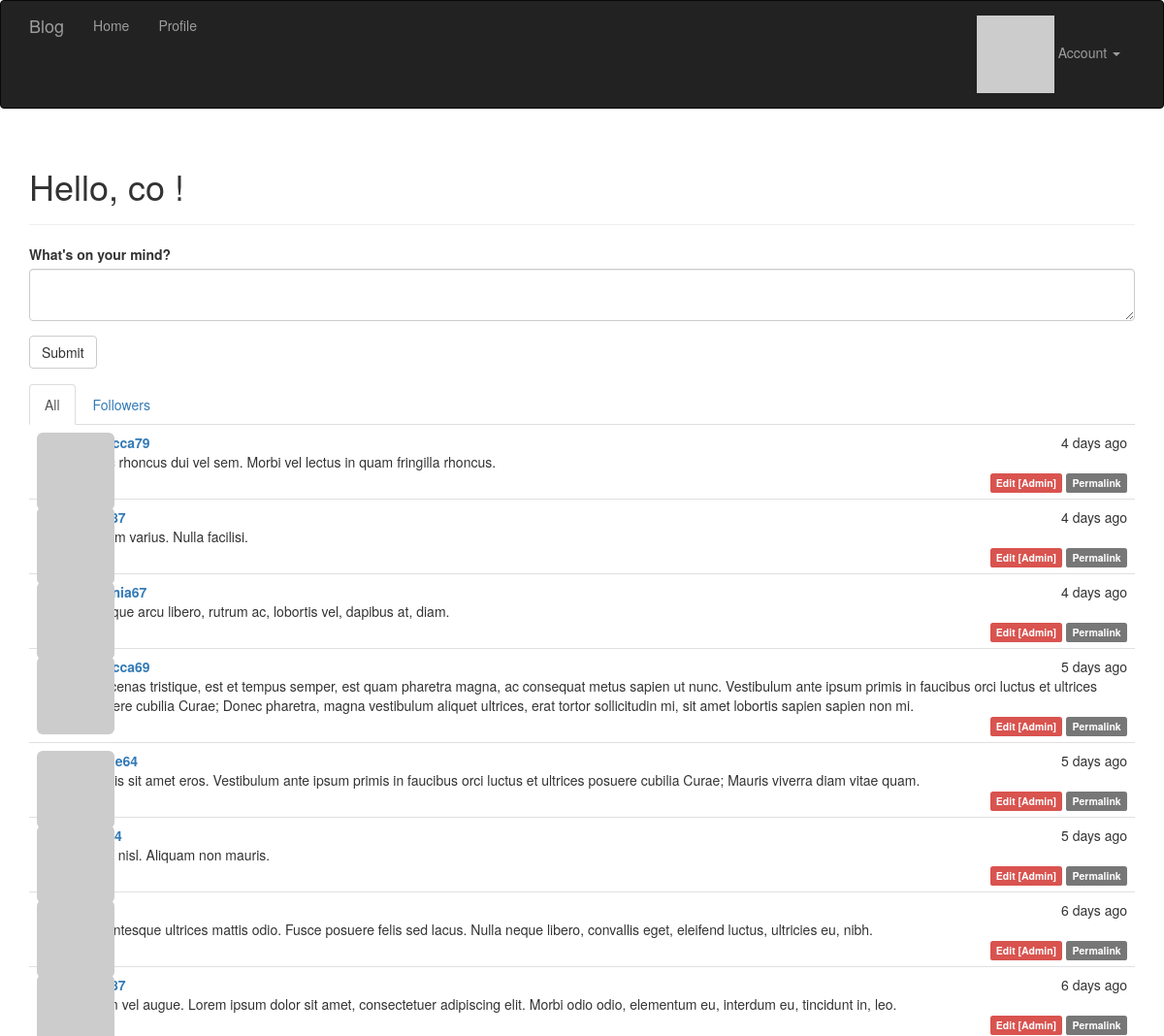
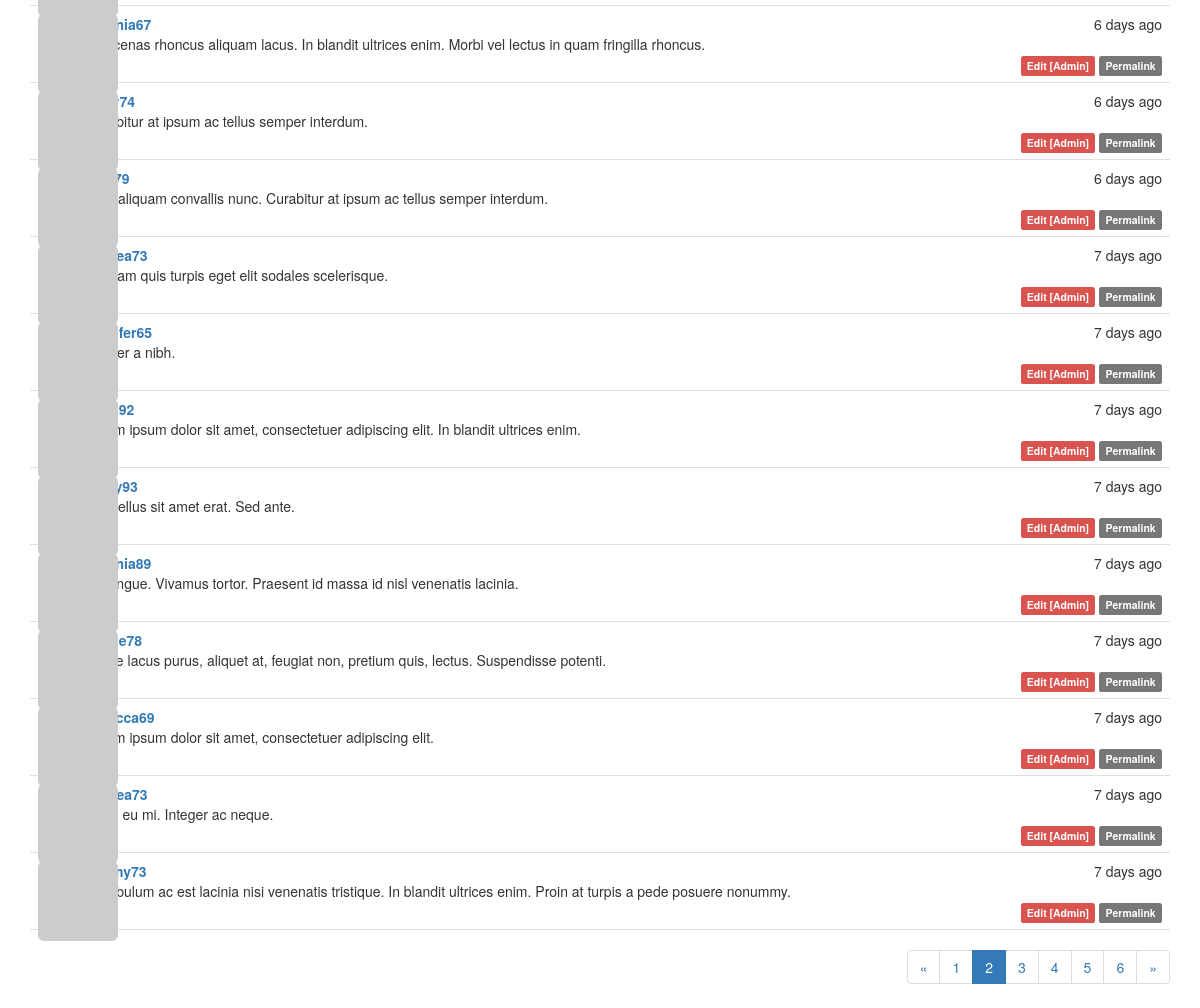
The app's page /?page=2 (signed in) with its own data (2 pictures, top to bottom).
### app/models.py (models this page shows, shortened)
class User(UserMixin, db.Model):
	__tablename__ = 'users'
	id = db.Column(db.Integer, primary_key=True)
	email = db.Column(db.String(64), unique=True, index=True)
	username = db.Column(db.String(64), unique=True, index=True)
	password_hash = db.Column(db.String(128))
	role_id = db.Column(db.Integer, db.ForeignKey('roles.id'))
	confirmed = db.Column(db.Boolean, default=False)
	name = db.Column(db.String(64))
	location = db.Column(db.String(64))
	about_me = db.Column(db.Text())
	member_since = db.Column(db.DateTime(), default=datetime.utcnow)
	last_seen = db.Column(db.DateTime(), default=datetime.utcnow)
	posts = db.relationship('Post', backref='author', lazy='dynamic')
	followed = db.relationship('Follow',foreign_keys=[Follow.follower_id],
			backref=db.backref('follower',lazy='joined'),
			lazy='dynamic',cascade='all, delete-orphan')
	followers = db.relationship('Follow', foreign_keys=[Follow.followed_id],
			backref=db.backref('followed',lazy='joined'),
			lazy='dynamic',cascade='all, delete-orphan')
	@property
	def password(self):
		raise AttributeError('password is not a readable attribute')
	@login_manager.user_loader #这个是登录模块的东西
	def load_user(user_id):
		return User.query.get(int(user_id)) #返回当前user对象，作为current_user
	def can(self, permissions):
		return self.role is not None and \
			(self.role.permissions & permissions) == permissions #权限判断巧妙
	def is_administrator(self):
		return self.can(Permission.ADMINISTER)
	def ping(self):
		self.last_seen = datetime.utcnow()
		db.session.add(self)
	def gravatar(self,size=100,default='identicon', rating='g'):
		if request.is_secure:
			url = 'https://secure.gravatar.com/avatar'
		else:
			url = 'http://gravatar.com/avatar'
		hash = hashlib.md5(self.email.encode('utf-8')).hexdigest()
		return '{url}/{hash}?s={size}&d={default}&r={rating}'.format(
			url=url,hash=hash,size=size,default=default,rating=rating)

class Post(db.Model):
	__tablename__='posts'
	id = db.Column(db.Integer, primary_key=True)
	body = db.Column(db.Text)
	body_html = db.Column(db.Text)
	timestamp = db.Column(db.DateTime, index=True, default=datetime.utcnow)
	author_id = db.Column(db.Integer, db.ForeignKey('users.id'))

### app/main/views.py (the view)
@main.route("/", methods=['GET','POST'])
def index():
	form = PostForm()
	if current_user.can(Permission.WRITE_ARTICLES) and \
			form.validate_on_submit():
		post = Post(body=form.body.data, author=current_user._get_current_object())
		db.session.add(post)
		return redirect(url_for('.index'))
	page = request.args.get('page',1,type=int)
	show_followed = False
	if current_user.is_authenticated:
		show_followed=bool(request.cookies.get('show_followed',''))
	if show_followed:
		query = current_user.followed_posts
	else:
		query = Post.query
	pagination = query.order_by(Post.timestamp.desc()).paginate(
			page, per_page=current_app.config['POSTS_PER_PAGE'], error_out=False)
	posts = pagination.items
	return render_template('index.html',form=form,posts=posts, pagination=pagination, show_followed=show_followed)

### app/main/forms.py
class PostForm(FlaskForm):
	body = PageDownField("What's on your mind?", validators=[Required()])
	submit = SubmitField('Submit')

### app/auth/views.py (called while the page is built)
@auth.before_app_request #在全局的所有request之前，判断如果1.用户登录2.且未确认3.且请求的端点不在auth蓝本中,则强制跳转到unconfirm界面
def before_request():
	if current_user.is_authenticated:
		current_user.ping()
		if not current_user.confirmed \
			and request.endpoint \
			and request.endpoint[:5]!= 'auth.'\
			and request.endpoint != 'static':
			return redirect(url_for('auth.unconfirmed'))

### app/main/__init__.py (called while the page is built)
@main.app_context_processor #Permission类加入全局上下文卡，在所有模板中都可以全局访问
def inject_perssions():
	return dict(Permission=Permission)

### app/templates/index.html (shortened to what this page needs)
{% extends "base.html" %}
{% import "bootstrap/wtf.html" as wtf %}
{% import "_macros.html" as macros %}
{% block page_content %}
<div class="page-header">
	<h1>Hello,
		{% if current_user.is_authenticated %}
			{{ current_user.username }}
		{% else %}
			Stranger
		{% endif %}!
	</h1>
</div>
<div>
	{% if current_user.can(Permission.WRITE_ARTICLES) %}
	{{wtf.quick_form(form)}}
	{% endif %}
</div>
<div class="post-tabs">
	<ul class="nav nav-tabs">
		<li {% if not show_followed %} class="active"{% endif %}>
			<a href="{{url_for('.show_all')}}">All</a>
		</li>
		{% if current_user.is_authenticated %}
		<li {% if show_followed %} class="active"{% endif %}>
			<a href="{{url_for('.show_followed')}}">Followers</a>
		</li>
		{% endif %}
	</ul>
	{% include "_posts.html" %}
</div>
{% if pagination %}
<div class="pagination">
	{{ macros.pagination_widget(pagination, '.index')}}
</div>
{% endif %}
{% endblock %}

### app/templates/_posts.html
<ul class="posts">
    {% for post in posts %}
    <li class="post">
        <div class="post-thumbnail">
            <a href="{{ url_for('.user', username=post.author.username) }}">
                <img class="img-rounded profile-thumbnail" src="{{ post.author.gravatar(size=40) }}">
            </a>
        </div>
        <div class="post-content">
            <div class="post-date">{{ moment(post.timestamp).fromNow() }}</div>
            <div class="post-author"><a href="{{ url_for('.user', username=post.author.username) }}">{{ post.author.username }}</a></div>
            <div class="post-body">
                {% if post.body_html%}
                {{post.body_html | safe}}
                {% else %}
                {{post.body}}
                {% endif %}
            </div>
            <div class="post-footer">
                {% if current_user == post.author %}
                    <a href="{{url_for('.edit',id=post.id)}}">
                        <span class="label label-primary">Edit</span>
                    </a>
                {% elif current_user.is_administrator() %}
                    <a href="{{url_for('.edit',id=post.id)}}">
                        <span class="label label-danger">Edit [Admin]</span>
                    </a>
                {% endif %}
                <a href="{{url_for('.post',id=post.id)}}">
                    <span class="label label-default">Permalink</span>
                </a>
            </div>
        </div>
    </li>
    {% endfor %}
</ul>

### app/static/style.css (style rules this page uses)
.profile-thumbnail { position: absolute; }
ul.posts { list-style-type: none; padding: 0px; margin: 16px 0px 0px 0px; border-top: 1px solid #e0e0e0; }
ul.posts li.post { padding: 8px; border-bottom: 1px solid #e0e0e0; }
div.post-date { float: right; }
div.post-author { font-weight: bold; }
div.post-thumbnail { position: absolute; }
div.post-content { margin-left: 48px; min-height: 48px; }
div.pagination { width: 100%; text-align: right; padding: 0px; margin: 0px; }
div.post-footer { text-align: right; }
div.post-tabs { margin-top: 16px; }
div.post-tabs ul.posts { margin: 0px; border-top: none; }

### records on screen
User: username "co"
Post: timestamp "4 days ago", author.username "rebecca79", body "Nunc rhoncus dui vel sem. Morbi vel lectus in quam fringilla rhoncus."
Post: timestamp "4 days ago", body "Nullam varius. Nulla facilisi."
Post: timestamp "4 days ago", author.username "virginia67", body "Quisque arcu libero, rutrum ac, lobortis vel, dapibus at, diam."
Post: timestamp "5 days ago", author.username "rebecca69", body "Maecenas tristique, est et tempus semper, est quam pharetra magna, ac consequat metus sapien ut nunc. Vestibulum ante ipsum primis in faucibus orci luctus et ultrices posuere cubilia Curae; Donec pharetra, magna vestibulum aliquet ultrices, erat tortor sollicitudin mi, sit amet lobortis sapien sapien non mi."
Post: timestamp "5 days ago", body "Mauris sit amet eros. Vestibulum ante ipsum primis in faucibus orci luctus et ultrices posuere cubilia Curae; Mauris viverra diam vitae quam."
Post: timestamp "5 days ago", body "Nulla nisl. Aliquam non mauris."
Post: timestamp "6 days ago", body "Pellentesque ultrices mattis odio. Fusce posuere felis sed lacus. Nulla neque libero, convallis eget, eleifend luctus, ultricies eu, nibh."
Post: timestamp "6 days ago", body "Etiam vel augue. Lorem ipsum dolor sit amet, consectetuer adipiscing elit. Morbi odio odio, elementum eu, interdum eu, tincidunt in, leo."
Post: timestamp "6 days ago", author.username "virginia67", body "Maecenas rhoncus aliquam lacus. In blandit ultrices enim. Morbi vel lectus in quam fringilla rhoncus."
Post: timestamp "6 days ago", body "Curabitur at ipsum ac tellus semper interdum."
Post: timestamp "6 days ago", body "Duis aliquam convallis nunc. Curabitur at ipsum ac tellus semper interdum."
Post: timestamp "7 days ago", body "Aliquam quis turpis eget elit sodales scelerisque."
Post: timestamp "7 days ago", author.username "jennifer65", body "Integer a nibh."
Post: timestamp "7 days ago", body "Lorem ipsum dolor sit amet, consectetuer adipiscing elit. In blandit ultrices enim."
Post: timestamp "7 days ago", body "Phasellus sit amet erat. Sed ante."
Post: timestamp "7 days ago", author.username "virginia89", body "In congue. Vivamus tortor. Praesent id massa id nisl venenatis lacinia."
Post: timestamp "7 days ago", body "Fusce lacus purus, aliquet at, feugiat non, pretium quis, lectus. Suspendisse potenti."
Post: timestamp "7 days ago", author.username "rebecca69", body "Lorem ipsum dolor sit amet, consectetuer adipiscing elit."
Post: timestamp "7 days ago", body "Proin eu mi. Integer ac neque."
Post: timestamp "7 days ago", body "Vestibulum ac est lacinia nisi venenatis tristique. In blandit ultrices enim. Proin at turpis a pede posuere nonummy."

### other values on screen
{{ p }} "1" "3" "4" "5" "6"
{{ p }} "2"
